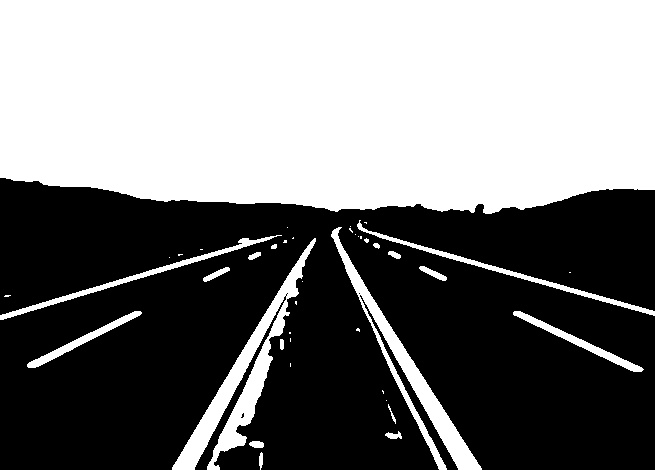

Reproduce this figure in Python.
# -*- coding: cp936 -*-
import cv2
import numpy as np
import time 
from matplotlib import pyplot as plt

# manual experience人工经验
thresh=[0, 107]
# img =cv2.imread('pic/road.jpg',cv2.IMREAD_GRAYSCALE)
# img = cv2.GaussianBlur(img,(5,5),2.0)
# print(type(img))
# binary = np.zeros_like(img)
# binary[(img <= thresh[1])&(img >=thresh[0])]=255

# cv2.imshow('binary',binary)

# cv2.waitKey(0)

img = cv2.imread('../pic/road.jpg',-1)
gray1 = cv2.cvtColor(img, cv2.COLOR_BGR2GRAY)
gray = cv2.GaussianBlur(gray1,(5,5),2.0)
#hist = cv2.calcHist([gray],[0],None,[255],[0,255])
#plt.hist(img.ravel(),256,[0,256])
#plt.show()
time0 = time.time()
retval, dst = cv2.threshold(gray,0,255,cv2.THRESH_OTSU)
time1 = time.time()
total = (time1-time0)
print("otsu need time: %.3f s" % total)
dst1 = 255-dst
cv2.imwrite('segment.jpg',dst)

binary = np.zeros_like(gray)
binary[(gray <= thresh[1])&(gray >=thresh[0])]=255

cv2.imshow('binary',binary)
cv2.imshow("src",img)
cv2.imshow("gray",gray)
cv2.imshow("dst",dst)
cv2.waitKey(0)
